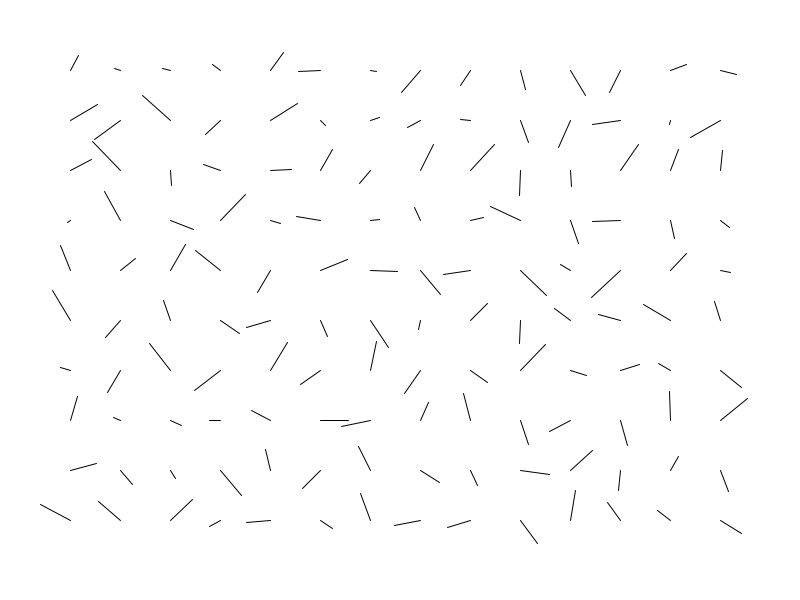
Frame 1 (no input)
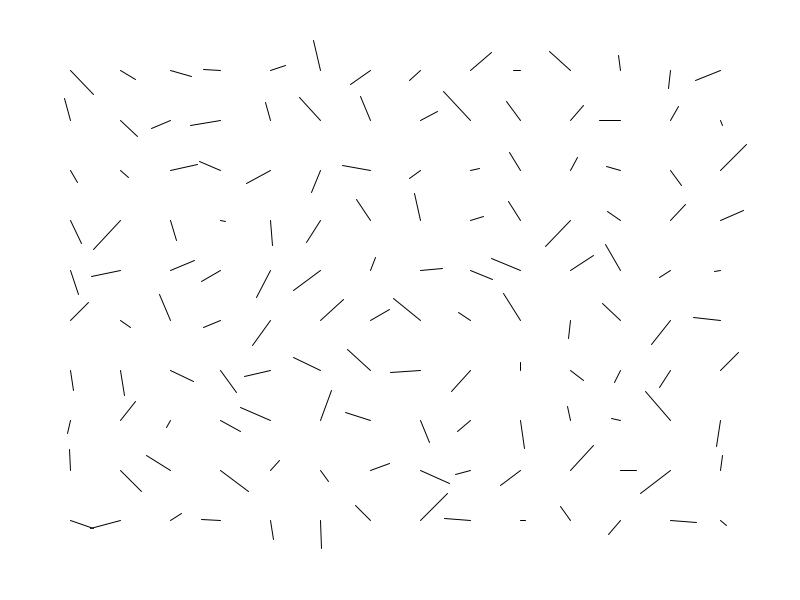
Frame 60 (the mouse pressed at the canvas centre just before this capture)
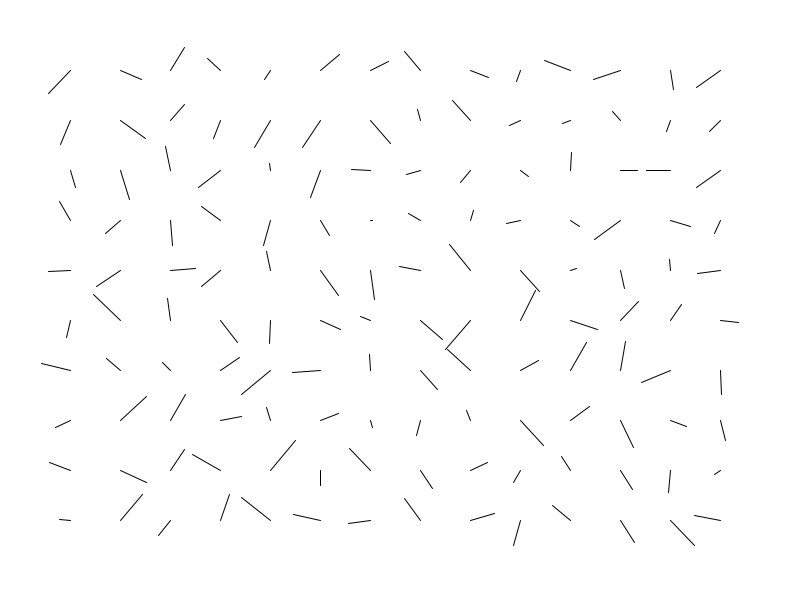
Frame 120 (the mouse held since frame 60 and released just before this capture)

The Processing sketch that drew these frames (run headless with seeded random() and noise(); from frame 60 on, the mouse is pressed at the canvas centre):

// Processing sketch: processing_149217
// ── processing_149217.pde

float a = 0;
float b = 0;

void setup(){
  size(800,600);
  background(200);
  frameRate(10);
}

void draw(){
  background(255);
  for (float a = 70; a < width-50; a +=50){
    for(float b = 70; b < height-50; b +=50){
      stroke(0);
      strokeWeight(1);
      line(a,b,a+random(-30,30), b+random(-30,30));
    }
  }
}
